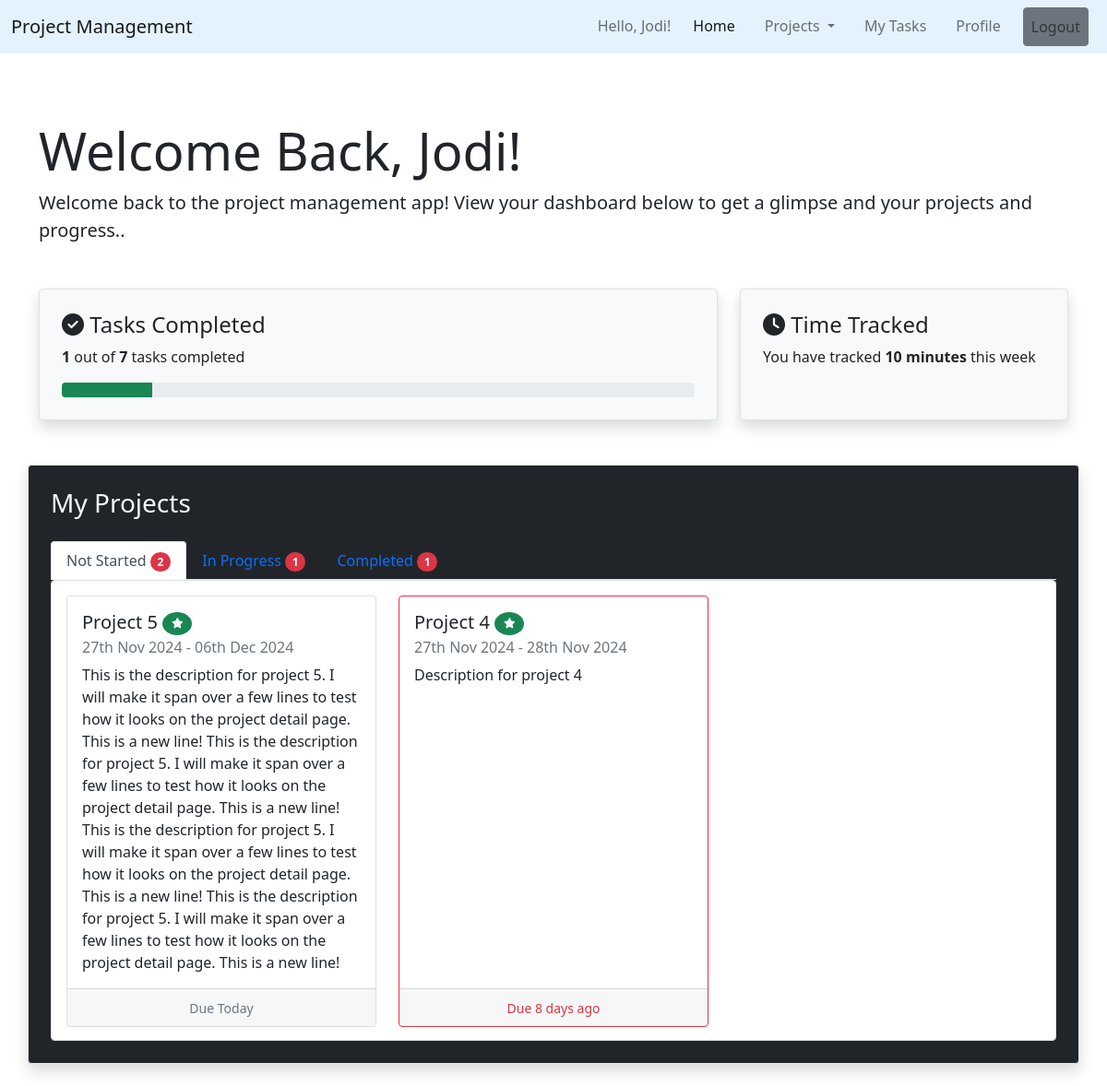
Before: / (signed in) with the older database file.
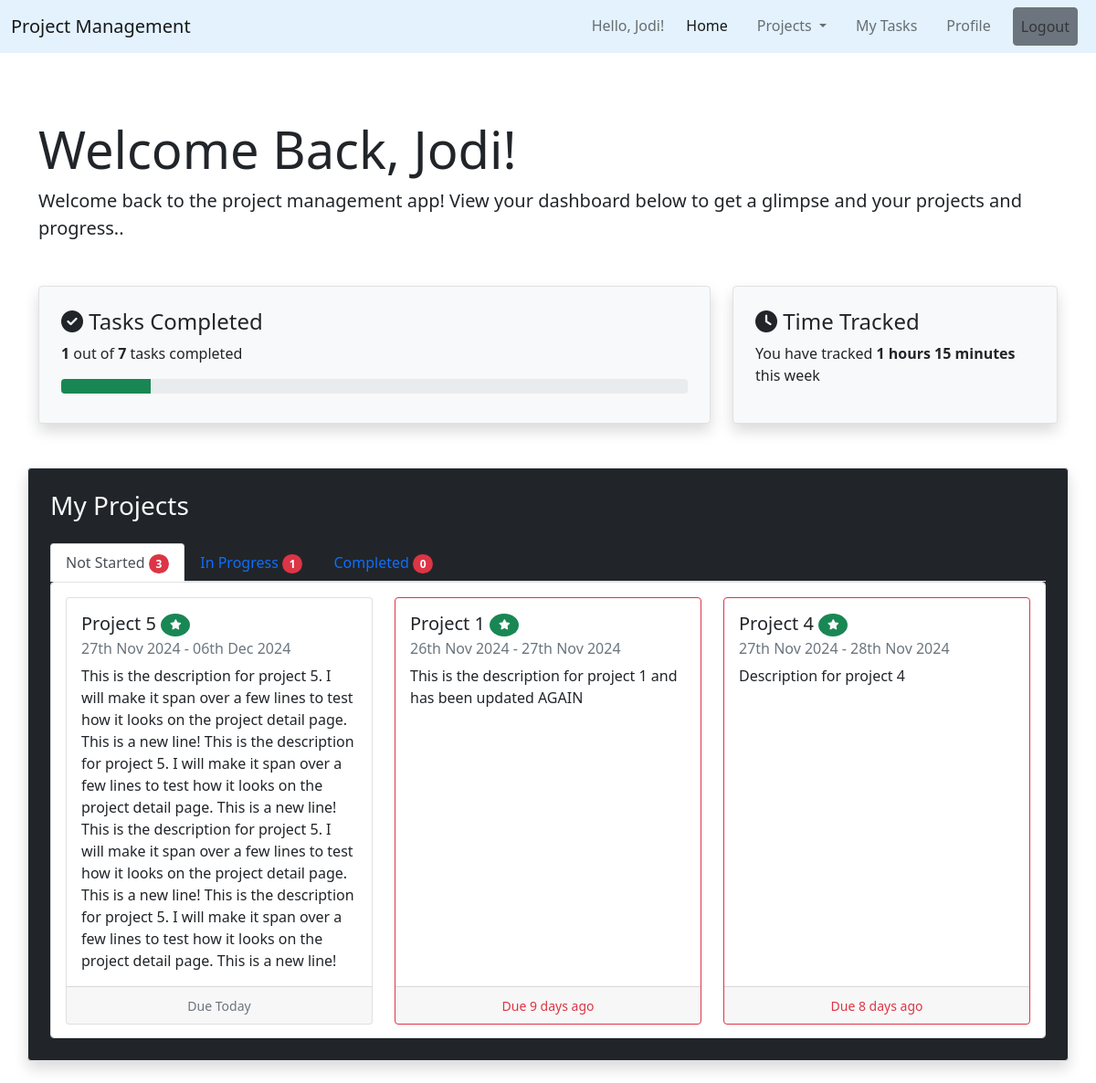
After: the same page with the newer database file.
### projects/models.py (models this page shows, shortened)
class Project(models.Model):
    STATUS_CHOICES = [
        ('Not Started', 'Not Started'),
        ('In Progress', 'In Progress'),
        ('Completed', 'Completed'),
    ]
    name = models.CharField(max_length=200)
    description = models.TextField()
    created_by = models.ForeignKey(User, on_delete=models.CASCADE)
    start_date = models.DateField(default=date.today)
    end_date = models.DateField(default= date.today() + timedelta(1))
    completion_date = models.DateField(null=True)
    team_members = models.ManyToManyField(User, related_name='projects')
    status = models.CharField(max_length=50, choices=STATUS_CHOICES, default='Not Started')

### projects/views.py (the view)
# urls.py: 2. Add a URL to urlpatterns:  path('', views.home, name='home')
def home(request):
    not_started_projects = []
    in_progress_projects = []
    completed_projects = []
    today = timezone.now().date()
    start_of_week = today - timedelta(days=today.weekday())
    time_entries = TimeEntry.objects.filter(user=request.user, date_entry__gte=start_of_week)
    total_time_minutes = time_entries.aggregate(total_time=models.Sum('time_spent_minutes'))['total_time'] or 0
    if total_time_minutes >= 60:
        hours = total_time_minutes // 60
        minutes = total_time_minutes % 60
        total_time_message = f"{hours} hours {minutes} minutes"
    else:
        total_time_message = f"{total_time_minutes} minutes"
    projects = Project.objects.filter(team_members=request.user)
    total_tasks = Task.objects.filter(assigned_to = request.user).count()
    completed_tasks = Task.objects.filter(assigned_to = request.user, complete=True).count()
    if total_tasks > 0:
        completed_percentage = (completed_tasks / total_tasks) * 100
    else:
        completed_percentage = 0
    for project in projects:
        if project.status == 'Not Started':
            not_started_projects.append(project)
        elif project.status == 'In Progress':
            in_progress_projects.append(project)
        else:
            completed_projects.append(project)
        remaining_days = (project.end_date - today).days
        if remaining_days == 0:
            project.remaining_message = 'Due Today'
            project.is_overdue = False
        elif remaining_days < 0:
            project.remaining_message = f'Due {-remaining_days} days ago'
            project.is_overdue = True
        else:
            project.remaining_message = f'Due in {remaining_days} days'
            project.is_overdue = False
    context = {
        'projects': projects,
        'not_started_projects': not_started_projects,
        'in_progress_projects': in_progress_projects,
        'completed_projects': completed_projects,
        'total_tasks': total_tasks,
        'completed_tasks': completed_tasks,
        'completed_percentage': round(completed_percentage, 2),
        'total_time_message': total_time_message,
        'not_started_count' : len(not_started_projects),
        'in_progress_count' : len(in_progress_projects),
        'completed_count' : len(completed_projects),
    }
    return render(request, 'projects/home.html', context)

### projects/templates/projects/home.html (shortened to what the changed rows need)
{% extends "projects/base.html" %}
{% block content %}
    <div class="container">
        <h2 class="display-4 mt-5">Welcome Back, {{ request.user.first_name }}!</h2>
        <div class="row mb-5">
            <div class="col-md-4 d-flex justify-content-center">
                <div class="p-4 w-100 bg-light border rounded shadow">
                    <p>You have tracked <strong>{{ total_time_message }}</strong> this week </p>
                </div>
            </div>
        </div>
        <div class="row mb-4">
            <div class="p-4 w-100 bg-dark text-light border rounded shadow">
            <ul class="nav nav-tabs" id="projectsTabs" role="tablist">
                <li class="nav-item" role="presentation">
                    <button class="nav-link active" id="not-started-tab" data-bs-toggle="tab" data-bs-target="#notstarted" type="button" role="tab" aria-controls="notstarted" aria-selected="true">Not Started <span class="badge rounded-pill bg-danger">{{ not_started_count }}</span></button>
                </li>
                <li class="nav-item" role="presentation">
                    <button class="nav-link" id="completed-tab" data-bs-toggle="tab" data-bs-target="#completed" type="button" role="tab" aria-controls="completed" aria-selected="false">Completed <span class="badge rounded-pill bg-danger">{{ completed_count }}</span></button>
                </li>
            </ul>
            <div class="tab-content p-3 bg-white border rounded" id="myTabContent" style="max-height: 500px; overflow-y: auto; overflow-x: hidden;">
                <div class="tab-pane fade show active" id="notstarted" role="tabpanel" aria-labelledby="notstarted-tab">
                    <div class="row row-cols-1 row-cols-md-2 row-cols-lg-3 g-4">
                        {% if not_started_projects %}
                            {% for project in not_started_projects %}
                                <div class="col">
                                    <a href="{% url 'project-detail' project.id %}" class="text-decoration-none text-dark">
                                        <div class="card {% if project.is_overdue %}border-danger{% endif %} h-100">
                                            <div class="card-body">
                                                <h5 class="card-title">
                                                    {{ project.name }}
                                                    {% if project.created_by == user %}
                                                        <span class="badge rounded-circle bg-success text-light" title="Created by you">
                                                        </span>
                                                    {% endif %}
                                                </h5>
                                                <h6 class="card-subtitle mb-2 text-muted">
                                                    {{ project.start_date|date:'dS M Y' }} - {{ project.end_date|date:'dS M Y' }}
                                                </h6>
                                                <p class="card-text">{{ project.description }}</p>
                                            </div>
                                            <div class="card-footer text-center">
                                                {% if project.remaining_message %}
                                                    <small class="{% if project.is_overdue %}text-danger{% else %}text-muted{% endif %}">{{ project.remaining_message }}</small>
                                                {% endif %}
                                            </div>
                                        </div>
                                    </a>
                                </div>
                            {% endfor %}
                        {% else %}
                            <span class="text-muted py-4">No projects found..</span>
                        {% endif %}
                    </div>
                </div>
            </div>
            </div>
        </div>
    </div>
{% endblock content %}

Changed rows visible on the page:
now on this page (row edited): Project: name "Project 1", start_date "26th Nov 2024", end_date "27th Nov 2024", description "This is the description for project 1 and has been updated AGAIN", remaining_message "Due 9 days ago"
Other visible differences:
{{ total_time_message }}: "10 minutes" → "1 hours 15 minutes"
{{ not_started_count }}: "2" → "3"
{{ completed_count }}: "1" → "0"
